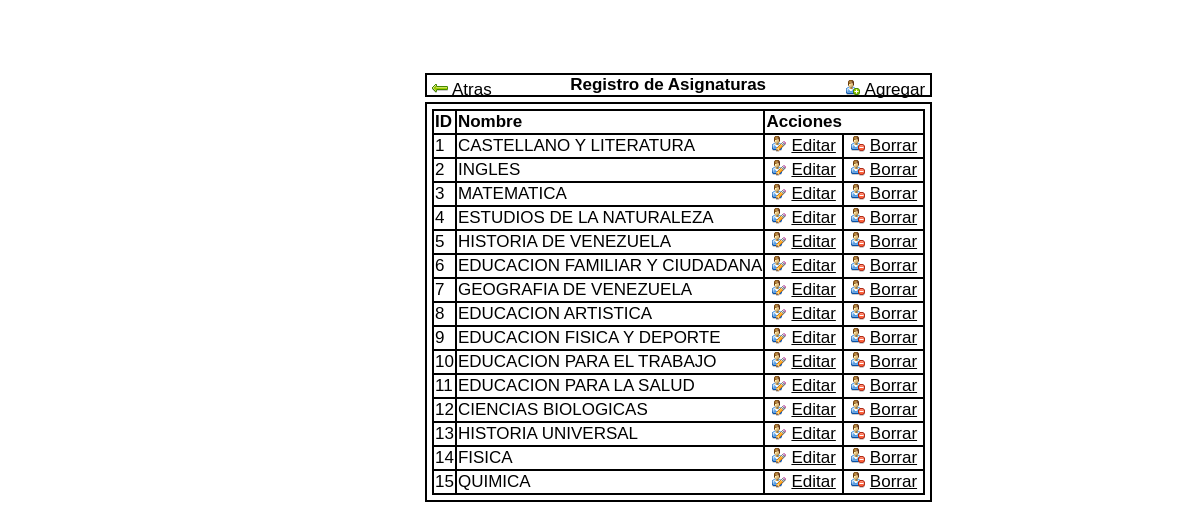
Screenshot of /php/a/asignatura.php with the database file from the repository.
### tables this page shows
CREATE TABLE IF NOT EXISTS `asignatura` (
  `idasig` int(1) NOT NULL,
  `nomasig` varchar(100) NOT NULL,
  PRIMARY KEY (`idasig`)
);

### php/a/asignatura.php (the view, shortened to what this page needs)
<?php
	require_once("../php_default.php");
	$query="select * from asignatura order by 1";
   	$result=mysql_query($query, $link) or die(mysql_error());
   	$totEmp=mysql_num_rows($result);
?>
<!DOCTYPE HTML>
<html>
	<head>
		<link rel="stylesheet" type="text/css" href="../../css/css_default.css" media="screen"/>
		<link rel="stylesheet" type="text/css" href="../../css/css_asignatura.css" media="screen"/>
	</head>
	<body>
		<div class="DivGeneral">
			<div class="DivTitulo">
				<a href="../admin.php" id="linkAtras">Atras</a>
				<strong>Registro de Asignaturas</strong>
				<a href="asignatura_f_agrega.php" id="linkAgrega">Agregar</a><br>
			</div>
			<div class="DivPanelData">
				<table border=1>
				<tr>
					<th>ID</th>
					<th>Nombre</th>
					<th colspan="2">Acciones</th>
				</tr>
				<?php
					if ($totEmp>0){
						while ($rowEmp = mysql_fetch_assoc($result)){
							echo "<tr>";
							echo "<td>".$rowEmp['idasig']."</td>";
							echo "<td>".$rowEmp['nomasig']."</td>";
							echo "<td><a href='asignatura_f_edita.php?id_asig=$rowEmp[idasig]' id='LinkEdita'>Editar</a></td>";
							echo "<td><a href='asignatura_f_borra.php?id_asig=$rowEmp[idasig]' id='LinkBorra'>Borrar</a></td>";
							echo "</tr>";
						}
					}
				?>
				</table>
			</div>
		</div>
	</body>
</html>

### css/css_default.css (style rules this page uses)
* { font-family: Arial; font-size: 17px; margin: 5px 5px 5px 5px; }
body { -webkit-background-size: cover; -moz-background-size: cover; -o-background-size: cover; background-size: cover; }

### css/css_asignatura.css (style rules this page uses)
.DivGeneral { width: auto; height: auto; position: absolute; text-align: center; left: 45%; top: 25%; margin: -11% 0px 0px -10%; }
.DivTitulo { border: 2px solid #000; height: auto; }
.DivPanelData { border: 2px solid #000; height: auto; text-align: left; }
#linkAtras,#linkAgrega { color: #000000; }
#linkAtras { float: left; background-image: url('../img/16x16/arrow_left.png'); background-repeat: no-repeat; padding: 0px 0px 0px 20px; }
#linkAgrega { float: right; background-image: url('../img/16x16/user_add.png'); background-repeat: no-repeat; padding: 0px 0px 0px 20px; }
table { border-collapse:collapse; }
table,th, td { border: 2px solid black; width: auto; }
.DivPanelData a { border: 0px solid #000000; color: #000000; }
.DivPanelData td #LinkEdita { background-image: url('../img/16x16/user_edit.png'); background-repeat: no-repeat; padding: 0px 0px 0px 20px; }
.DivPanelData td #LinkBorra { background-image: url('../img/16x16/user_delete.png'); background-repeat: no-repeat; padding: 0px 0px 0px 20px; }

### rows the page displays
asignatura: idasig "1", nomasig "CASTELLANO Y LITERATURA"
asignatura: idasig "2", nomasig "INGLES"
asignatura: idasig "3", nomasig "MATEMATICA"
asignatura: idasig "4", nomasig "ESTUDIOS DE LA NATURALEZA"
asignatura: idasig "5", nomasig "HISTORIA DE VENEZUELA"
asignatura: idasig "6", nomasig "EDUCACION FAMILIAR Y CIUDADANA"
asignatura: idasig "7", nomasig "GEOGRAFIA DE VENEZUELA"
asignatura: idasig "8", nomasig "EDUCACION ARTISTICA"
asignatura: idasig "9", nomasig "EDUCACION FISICA Y DEPORTE"
asignatura: idasig "10", nomasig "EDUCACION PARA EL TRABAJO"
asignatura: idasig "11", nomasig "EDUCACION PARA LA SALUD"
asignatura: idasig "12", nomasig "CIENCIAS BIOLOGICAS"
asignatura: idasig "13", nomasig "HISTORIA UNIVERSAL"
asignatura: idasig "14", nomasig "FISICA"
asignatura: idasig "15", nomasig "QUIMICA"
